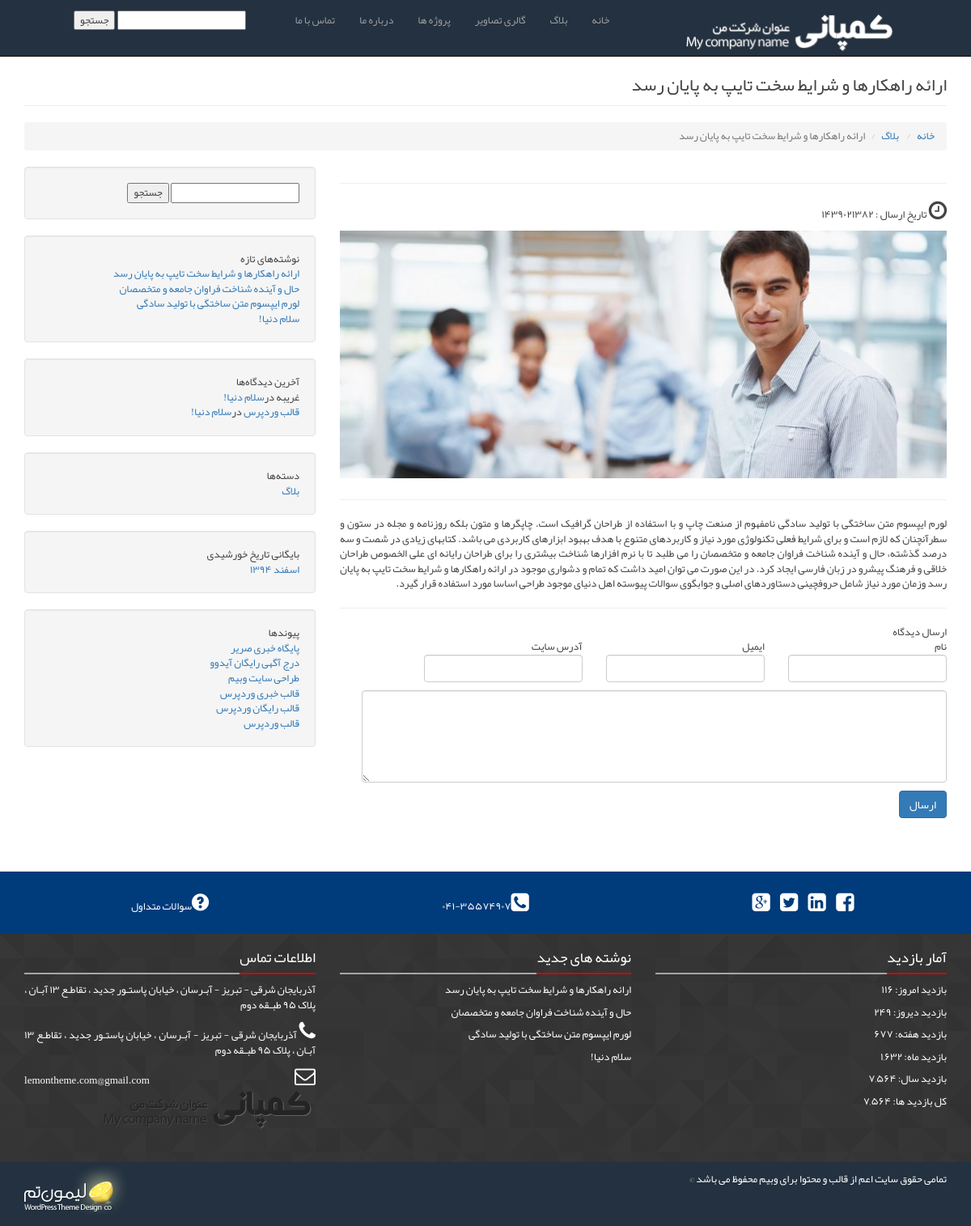
/Projects/company-2025/index.php?page=show_blog&id=1, run on the app's committed database.
### tables this page shows
CREATE TABLE IF NOT EXISTS `tbl_menus` (
  `id` int NOT NULL AUTO_INCREMENT,
  `parent_id` int NOT NULL,
  `title` varchar(50) NOT NULL,
  `target_type` enum('Internal','External') NOT NULL,
  `target` varchar(100) NOT NULL,
  `new_window` tinyint(1) NOT NULL,
  `custom_url` varchar(100) NOT NULL,
  `sort` int NOT NULL,
  `enable` tinyint(1) NOT NULL,
  PRIMARY KEY (`id`)
);

CREATE TABLE IF NOT EXISTS `tbl_blogs` (
  `id` int NOT NULL AUTO_INCREMENT,
  `title` varchar(250) NOT NULL,
  `text` text NOT NULL,
  `keywords` varchar(1000) NOT NULL,
  `description` varchar(1500) NOT NULL,
  `date` int NOT NULL,
  `enable` tinyint(1) NOT NULL,
  PRIMARY KEY (`id`)
);

### include/classes/UnitBase.php (called while the page is built, shortened)
<?php
	class UnitBase  {
		public static $data=array();
		public static function setData($page_name,$data){
			self::$data[$page_name]=$data;
		}
		public static function getData($page_name){
			return self::$data[$page_name];
		}
	}
?>

### include/db/DB.php (called while the page is built, shortened)
<?php
	class DB {
		private static $mysqli=null;
		private $wheres=array();
		protected $table_name='';
		private $returnFields=array();
		protected $limit=array(
			"Start"=>0,
			"Count"=>0
		);
		private $sql="";
		private $command_type="";
		public static function setConnection($conn){
			self::$mysqli=$conn;
		}
		public function query(){
			$result=self::$mysqli->query($this->sql) or self::$mysqli->error();
			return $result;
		}
		public function run(){
			$result=$this->query();
			switch($this->command_type){
				case self::TYPE_LIST:
					$output=array();
					while($fields=$result->fetch_assoc()){
						$output[]=$fields;
					}
					return $output;
					break;
				case self::TYPE_SELECT_ONE:
					$fields=$result->fetch_assoc();
					return $fields;
					break;
			}
		}
		public function setSQL($q){
			$this->sql=$q;
			return $this;
		}
		function setCommandType($command_type){
			$this->command_type=$command_type;
			return $this;
		}
		public function getDetails(){
			$this->command_type=self::TYPE_SELECT_ONE;
			return $this;
		}
		public function getList(){
			$returnFields=$this->makeReturnFields();
			$where=$this->makeWhere();
			$limit=$this->makeLimit();
			$orderby=$this->makeOrderBy();
			$q="select $returnFields from ".$this->table_name." $where $orderby $limit";
			$this->sql=$q;
			$this->command_type=self::TYPE_LIST;
			return $this;
		}
		public function setWheres($wheres=array()){
			$this->wheres=$wheres;
			return $this;
		}
		public function setReturnFields($fields){
			 $this->returnFields = $fields;
			 return $this;
		}
		public function setLimit($count,$page_number=1){
			if($count==0){
				$this->limit=array(
					"Start"=>0,
					"Count"=>0
				);
			}else{
				$this->limit=array(
					"Start"=>($page_number-1)*$count,
					"Count"=>$count
				);
			}
			return $this;
		}
		private function makeLimit(){
			$output="";
			if($this->limit["Count"]==0)
				$output='';
			elseif($this->limit['Start']==0)
				$output='LIMIT '.$this->limit['Count'];
			else
				$output='LIMIT '.$this->limit['Start'].','.$this->limit['Count'];
			return $output;
		}
		private function makeWhere(){
			$where='';
			if(!empty($this->wheres)){
				$where='WHERE ';
				foreach($this->wheres as $key=>$value){
					$where.="`$key`='$value' AND ";
				}
				$where=mb_substr($where,0,mb_strlen($where)-5);
			}
			return $where;
		}
		private function makeReturnFields(){
			$output='';
			if(!empty($this->returnFields)){
				foreach($this->returnFields as $key=>$value){
					if(is_numeric($key))
						$output.="`$value` ,";
					else
						$output.="$key as `$value` ,";
				}
				$output=mb_substr($output,0,mb_strlen($output)-1);
			}else{
				$output="*";
			}
			return $output;
		}
		private function makeOrderBy(){
			$output='';
			return $output;
		}
	}

### pages/requires/header.controller.php (called while the page is built, shortened)
<?php
	$menu=new DB_MENU();
	$ListOfMenus=$menu->getListOfSiteMenus()->run();

### pages/controller.php (called while the page is built, shortened)
<?php
	$pagename =secure($_GET['page']);
	$page_db=new DB_PAGE();
	try{
		$pageDetails=$page_db->setWheres(array(
			"name"=>$pagename
		))->getDetails()->run();
		if($pageDetails['custom_page']==1){
			$filename=SECTIONS.$pageDetails['name'].'.controller.php';
			if(file_exists($filename)){
				require $filename;
			}
		}
	}
	catch(Exception $e){
		header('HTTP/1.0 404 Not Found');
		SiteBase::setSiteTitle("یافت نشد!");
		SiteBase::setHasView(true);
		SiteBase::setPageName("404");
	}
	require "pages/requires/header.controller.php";
?>

### pages/sections/show_blog.controller.php (called while the page is built, shortened)
<?php
		$blog_db=new DB_BLOG();
		$id=secure($_GET['id']);
		$blogDetails=$blog_db->setWheres(array(
			"id"=>$id,
			"enable"=>1
		))->getDetails()->run();
?>

### pages/sections/show_blog.view.php (the view, shortened to what this page needs)
<?php
    $mydata=SiteBase::getData("show_blog");
?>
<div class="container content-future">
   <div class="row">
       <div class="col-lg-12">
            <h2 class="titr"><?= $mydata['BlogDetails']['title']; ?></h2>
            <ol class="breadcrumb">
                <li>
                    <a href="#">خانه</a>
                </li>
                <li>
                    <a href="#">بلاگ</a>
                </li>
                <li class="active"><?= $mydata['BlogDetails']['title']; ?></li>
            </ol>
        </div>
   </div>
   <div class="row">
      <div class="col-md-8">
         <hr>
         <p>
            <i class="fi fi-clock-1"></i>
            تاریخ ارسال : <?= $mydata['BlogDetails']['date']; ?></p>
            <img src="assets/img/blog/<?= $mydata['BlogDetails']['id']; ?>.jpg" alt="<?= $mydata['BlogDetails']['title']; ?>">
        <hr>
	      <?= $mydata['BlogDetails']['text']; ?>
      </div>
      <div class="col-md-4">
          <?php
              require "sidebar.view.php";
          ?>
      </div>
   </div>
</div>

### pages/requires/header.view.php (shortened to what this page needs)
<?php
    $ListOfMenu=SiteBase::getData("_menus");
    ?>
<div class="top-menu">
    <nav class="navbar navbar-inverse navbar-fixed-top" role="navigation">
        <div class="container header-site">
            <div class="navbar-header">
                <a class="navbar-brand" href="#"><img src="assets/img/company-logo.png" alt="کمپانی" width="265" height="50" /></a>
            </div>
            <div class="collapse navbar-collapse pull-right" id="bs-example-navbar-collapse-1">
                <ul id="menu-mine-menu" class="nav navbar-nav navbar-left menu"><li id="menu-item-7" class="menu-item menu-item-type-custom menu-item-object-custom current-menu-item current_page_item menu-item-home menu-item-7">
                        <?php
                            foreach($ListOfMenu as $item){
                        ?>
                    <li <?= ($item['Active']) ? ' class="active"':''; ?> >
                        <a href="<?= $item['URL']; ?>" <?= ($item['new_window']==1) ? ' target="_blank"': '' ?>><?= $item['title']; ?></a>
                    </li>
                    <?php
	                    }
                    ?>
                </ul>
            </div>
            <form action="pages/search" method="get">
                <input type="text" name="search">
                <input type="submit" value="جستجو">
            </form>
        </div>
    </nav>
</div>

### data on the page
tbl_menus: title "خانه"
tbl_menus: title "بلاگ"
tbl_menus: title "گالری تصاویر"
tbl_menus: title "پروژه ها"
tbl_menus: title "درباره ما"
tbl_menus: title "تماس با ما"
tbl_blogs: title "ارائه راهکارها و شرایط سخت تایپ به پایان رسد", date "1439021382"

### other printed values
$value['Phone'] "041-35574907"
$value['QuestionText'] "سوالات متداول"
$value['Title'] "اطلاعات تماس"
$value['Address'] "آذربایجان شرقی - تبریز - آبـرسان ، خیابان پاستـور جدید ، تقاطـع ۱۳ آبـان ، پلاک ۹۵ طبـقه دوم"
$value['Email'] "lemontheme.com@gmail.com"
$value['Title'] "تمامی حقوق سایت اعم از قالب و محتوا برای وبیم محفوظ می باشد"
